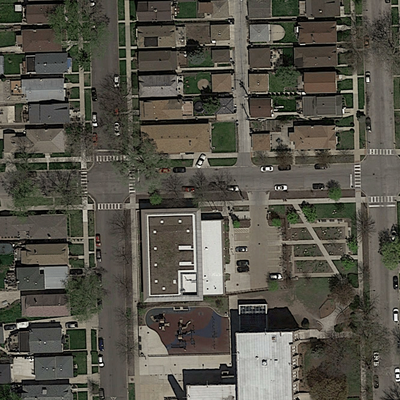
#> input picture project2/ML_Project2_Road_Segmentation/data/training/images/satImage_002.png, 400 x 400 px, found by its file name
$ jupyter execute --allow-errors 'Edge detection.ipynb'
#> lines starting #> are read from the running program, lines starting #| are printed output that depends on the picture
[cell 1]
import skimage
import skimage.feature
from skimage.viewer import ImageViewer
import sys

filename = "../Datasets/training/images/satImage_002.png"
sigma = 2.0
low_threshold = 0.1
high_threshold = 0.3

[cell 2]
# load and display original image as grayscale
image = skimage.io.imread(fname=filename, as_gray=True)
#> image: shape (400, 400) float64; min 0, max 1, mean 0.328
#> (the rest of this cell did not finish here and is left out)

[cell 3]
edges = skimage.feature.canny(
    image=image,
    sigma=sigma,
    low_threshold=low_threshold,
    high_threshold=high_threshold,
)
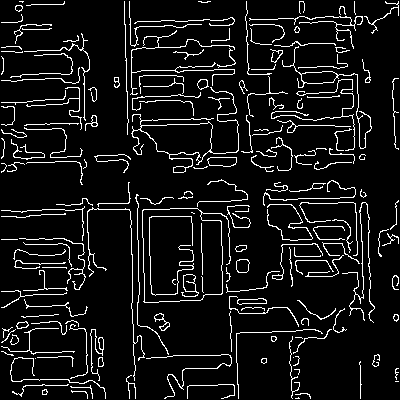
#> edges: shape (400, 400) bool; 8.4% white in thin lines or dots
# display edges
#> (the rest of this cell did not finish here and is left out)


$ run again, with project2/ML_Project2_Road_Segmentation/data/training/images/satImage_001.png copied over project2/ML_Project2_Road_Segmentation/data/training/images/satImage_002.png
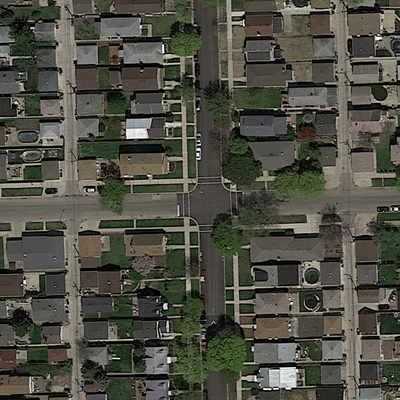
#> input picture project2/ML_Project2_Road_Segmentation/data/training/images/satImage_001.png, 400 x 400 px, found by its file name
#> `image = skimage.io.imread(fname=filename, as_gray=True)`:
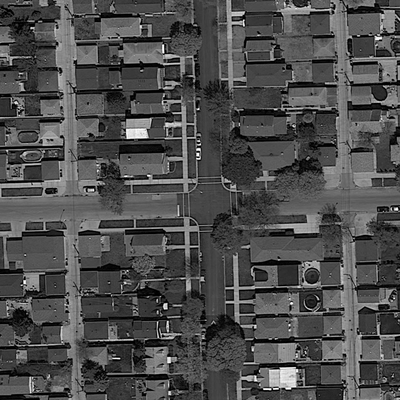
#> image: shape (400, 400) float64; min 0, max 1, mean 0.306
#> `edges = skimage.feature.canny( image=image, sigma=sigma, low_threshold..`:
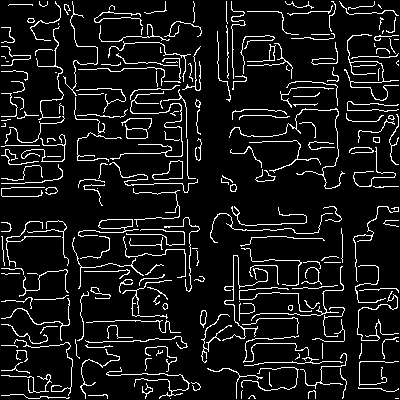
#> edges: shape (400, 400) bool; 9.3% white in thin lines or dots

$ run again, with project2/ML_Project2_Road_Segmentation/data/training/images/satImage_003.png copied over project2/ML_Project2_Road_Segmentation/data/training/images/satImage_002.png
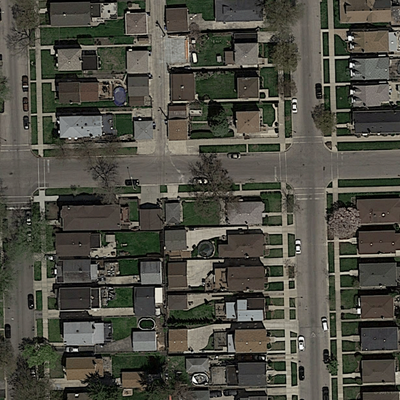
#> input picture project2/ML_Project2_Road_Segmentation/data/training/images/satImage_003.png, 400 x 400 px, found by its file name
#> `edges = skimage.feature.canny( image=image, sigma=sigma, low_threshold..`:
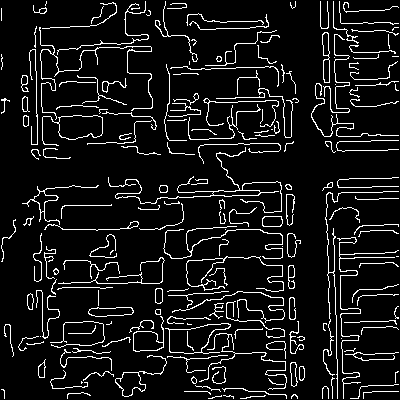
#> edges: shape (400, 400) bool; 8.8% white in thin lines or dots

$ run again, with project2/ML_Project2_Road_Segmentation/data/training/images/satImage_004.png copied over project2/ML_Project2_Road_Segmentation/data/training/images/satImage_002.png
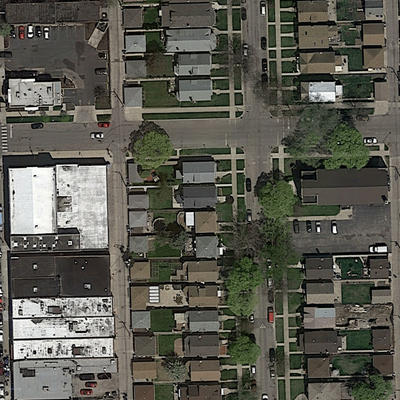
#> input picture project2/ML_Project2_Road_Segmentation/data/training/images/satImage_004.png, 400 x 400 px, found by its file name
#> `image = skimage.io.imread(fname=filename, as_gray=True)`:
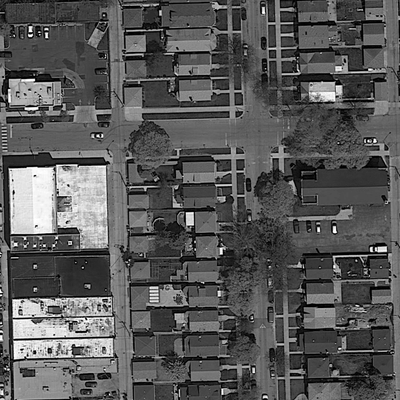
#> image: shape (400, 400) float64; min 0, max 1, mean 0.349
#> `edges = skimage.feature.canny( image=image, sigma=sigma, low_threshold..`:
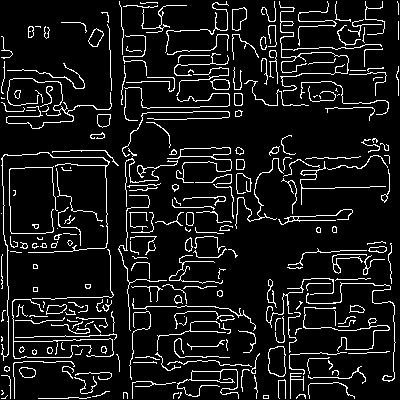
#> edges: shape (400, 400) bool; 9.5% white in thin lines or dots
